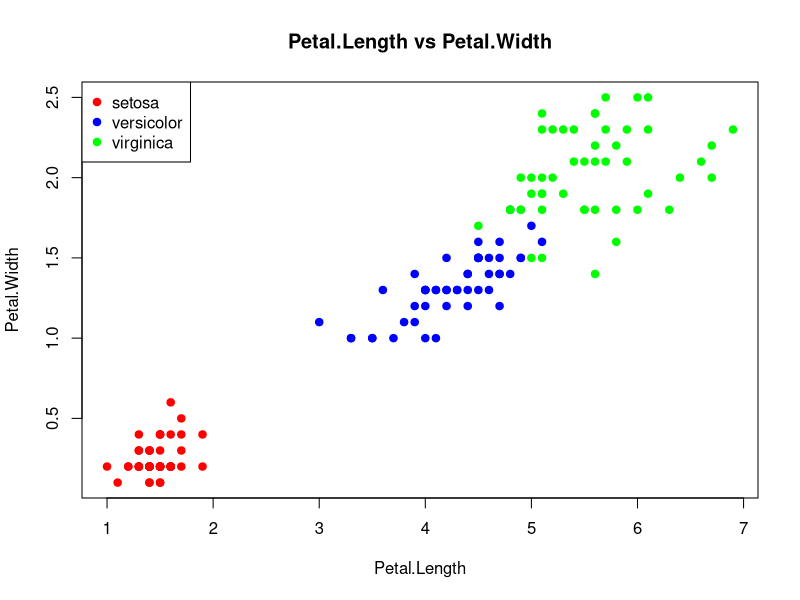
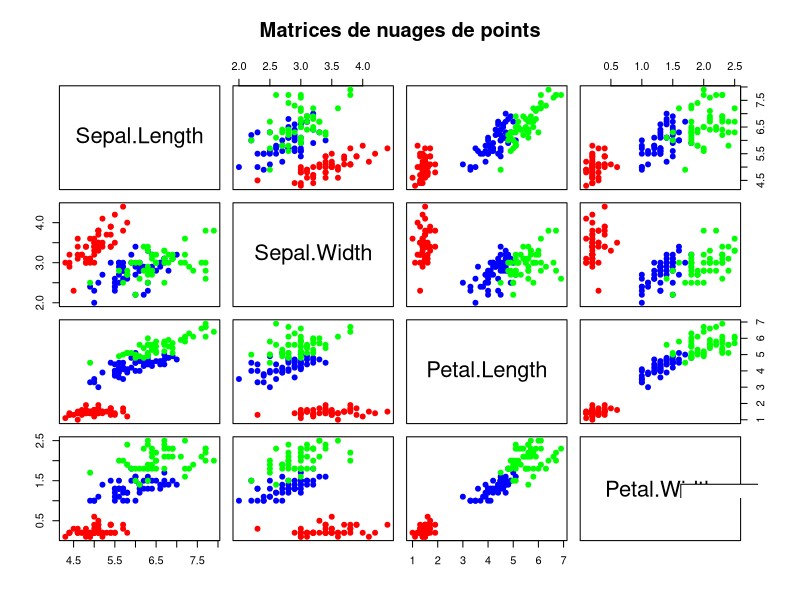
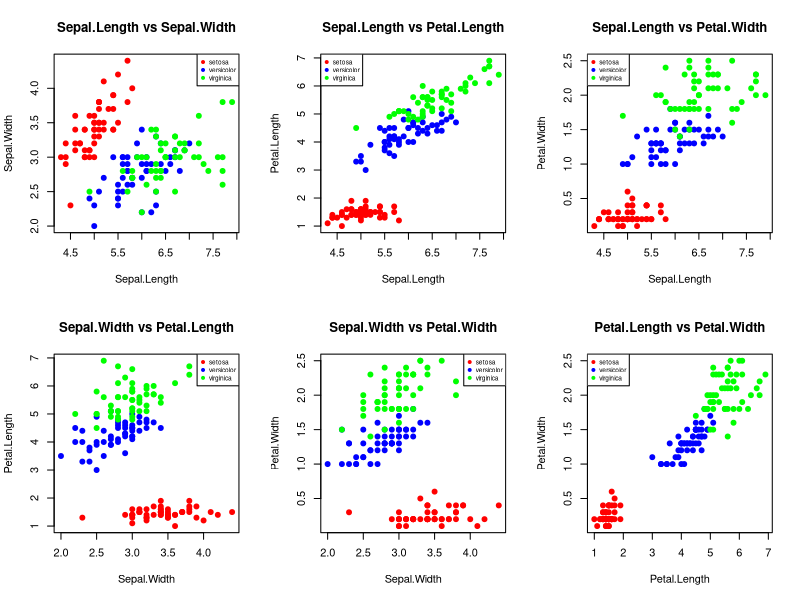

R code for these plots, in order:
data(iris)

# 1. Quelle est la nature de iris ? (matrix, vector, data.frame....)
cat("Iris est une matrice ?", is.matrix(iris), "\n")
cat("Iris est un vecteur ?", is.vector(iris), "\n")
cat("Iris est une data frame ?", is.data.frame(iris), "\n")

# 2. Les données. Combien d'individus ? de variables ? Pour chacune des variables donner
# leur nature (quantitative, qualitative, ...).

# Nombre d'individus et de variables
cat("Nombre d'individus:", nrow(iris), "\n")
cat("Nombre de variables:", ncol(iris), "\n\n")

# Nature de chaque variable
cat("Nature de chaque variable:\n")
for (i in 1:ncol(iris)) {
  var_name <- names(iris)[i]
  var_type <- if (is.factor(iris[, i])) {
    "qualitative nominale"
  } else if (is.numeric(iris[, i])) {
    "quantitative continue"
  } else {
    "autre"
  }

  cat("- ", var_name, ": ", var_type, "\n", sep="")
}

# 3. Calculer pour chaque variable lorsque cela a un sens, la moyenne et la variance
# empirique. Même question en divisant la population selon le niveau de la variable
# Species.

# Calculer la moyenne et la variance pour chaque variable numérique
cat("Statistiques pour toutes les données:\n")
for (i in 1:4) {  # Les 4 premières variables sont numériques
  var_name <- names(iris)[i]
  var_mean <- mean(iris[, i])
  var_var <- var(iris[, i])

  cat("- ", var_name, ":\n", sep="")
  cat("  Moyenne: ", round(var_mean, 2), "\n", sep="")
  cat("  Variance: ", round(var_var, 2), "\n", sep="")
}

# Calculer la moyenne et la variance par niveau de Species
cat("\nStatistiques par espèce:\n")
species_levels <- levels(iris$Species)

for (species in species_levels) {
  cat("\nEspèce: ", species, "\n", sep="")

  # Filtrer les données pour l'espèce actuelle
  species_data <- iris[iris$Species == species, ]

  for (i in 1:4) {  # Les 4 premières variables sont numériques
    var_name <- names(iris)[i]
    var_mean <- mean(species_data[, i])
    var_var <- var(species_data[, i])

    cat("- ", var_name, ":\n", sep="")
    cat("  Moyenne: ", round(var_mean, 2), "\n", sep="")
    cat("  Variance: ", round(var_var, 2), "\n", sep="")
  }
}

# 4. On s'intéresse au 4 premières variables. Standardiser les données (retirer la moyenne
# et diviser par l'écart-type).

# Création d'un nouveau dataframe pour les données standardisées
iris_standardized <- iris

# Standardisation des 4 premières variables
for (i in 1:4) {
  var_name <- names(iris)[i]
  iris_standardized[, i] <- scale(iris[, i])
}

# Afficher un résumé des données standardisées
cat("Résumé des données standardisées:\n")
summary(iris_standardized[, 1:4])

# Vérifier que la moyenne est proche de 0 et l'écart-type est proche de 1
cat("\nVérification des moyennes (doivent être proches de 0):\n")
for (i in 1:4) {
  var_name <- names(iris_standardized)[i]
  var_mean <- mean(iris_standardized[, i])
  cat("- ", var_name, ": ", round(var_mean, 4), "\n", sep="")
}

cat("\nVérification des écarts-types (doivent être proches de 1):\n")
for (i in 1:4) {
  var_name <- names(iris_standardized)[i]
  var_sd <- sd(iris_standardized[, i])
  cat("- ", var_name, ": ", round(var_sd, 4), "\n", sep="")
}

# 5. Tracer le graphique variable Petal.Length versus Petal.Width en utilisant des couleurs
# différentes selon le niveau de la variable Species. Essayer tous les "croisements"
# possibles et commentez ces graphiques.

# Définir une palette de couleurs distincte
iris_colors <- c("red", "blue", "green")

# 1. Graphique Petal.Length vs Petal.Width
plot(iris$Petal.Length, iris$Petal.Width,
     main="Petal.Length vs Petal.Width",
     xlab="Petal.Length",
     ylab="Petal.Width",
     pch=19,
     col=iris_colors[as.numeric(iris$Species)])

# Ajouter une légende
legend("topleft",
       legend=levels(iris$Species),
       col=iris_colors,
       pch=19)

# 2. Matrice de nuages de points pour toutes les combinaisons
pairs(iris[, 1:4],
      main="Matrices de nuages de points",
      pch=19,
      col=iris_colors[as.numeric(iris$Species)])

# Ajouter une légende
legend("bottomright",
       legend=levels(iris$Species),
       col=iris_colors,
       pch=19,
       cex=0.8)

# 3. Graphiques individuels pour chaque combinaison
par(mfrow=c(2, 3))

# Toutes les combinaisons de variables
plot(iris$Sepal.Length, iris$Sepal.Width, main="Sepal.Length vs Sepal.Width",
     xlab="Sepal.Length", ylab="Sepal.Width", pch=19,
     col=iris_colors[as.numeric(iris$Species)])
legend("topright", legend=levels(iris$Species), col=iris_colors, pch=19, cex=0.6)

plot(iris$Sepal.Length, iris$Petal.Length, main="Sepal.Length vs Petal.Length",
     xlab="Sepal.Length", ylab="Petal.Length", pch=19,
     col=iris_colors[as.numeric(iris$Species)])
legend("topleft", legend=levels(iris$Species), col=iris_colors, pch=19, cex=0.6)

plot(iris$Sepal.Length, iris$Petal.Width, main="Sepal.Length vs Petal.Width",
     xlab="Sepal.Length", ylab="Petal.Width", pch=19,
     col=iris_colors[as.numeric(iris$Species)])
legend("topleft", legend=levels(iris$Species), col=iris_colors, pch=19, cex=0.6)

plot(iris$Sepal.Width, iris$Petal.Length, main="Sepal.Width vs Petal.Length",
     xlab="Sepal.Width", ylab="Petal.Length", pch=19,
     col=iris_colors[as.numeric(iris$Species)])
legend("topright", legend=levels(iris$Species), col=iris_colors, pch=19, cex=0.6)

plot(iris$Sepal.Width, iris$Petal.Width, main="Sepal.Width vs Petal.Width",
     xlab="Sepal.Width", ylab="Petal.Width", pch=19,
     col=iris_colors[as.numeric(iris$Species)])
legend("topright", legend=levels(iris$Species), col=iris_colors, pch=19, cex=0.6)

plot(iris$Petal.Length, iris$Petal.Width, main="Petal.Length vs Petal.Width",
     xlab="Petal.Length", ylab="Petal.Width", pch=19,
     col=iris_colors[as.numeric(iris$Species)])
legend("topleft", legend=levels(iris$Species), col=iris_colors, pch=19, cex=0.6)

# Réinitialiser la mise en page
par(mfrow=c(1, 1))

# Commentaires sur les graphiques
cat("\nCommentaires sur les graphiques:\n")

cat("\nPetal.Length vs Petal.Width:\n")
cat("- Forte corrélation positive entre ces variables\n")
cat("- Setosa est clairement isolée avec des pétales plus petits\n")
cat("- Bonne séparation entre les trois espèces\n")

cat("\nSepal.Length vs Sepal.Width:\n")
cat("- Corrélation moins évidente\n")
cat("- Setosa a des sépales plus courts mais plus larges\n")
cat("- Chevauchement important entre Versicolor et Virginica\n")

cat("\nSepal.Length vs Petal.Length/Width:\n")
cat("- Bonne séparation des espèces\n")
cat("- Setosa bien isolée\n")
cat("- Corrélation positive au sein de chaque espèce\n")

cat("\nSepal.Width vs Petal.Length/Width:\n")
cat("- Tendance à une corrélation négative\n")
cat("- Setosa a des sépales larges mais des pétales courts\n")

cat("\nConclusion:\n")
cat("- Les variables liées aux pétales sont plus discriminantes\n")
cat("- Setosa est la plus facilement identifiable\n")
cat("- La combinaison Petal.Length/Petal.Width offre la meilleure séparation\n")